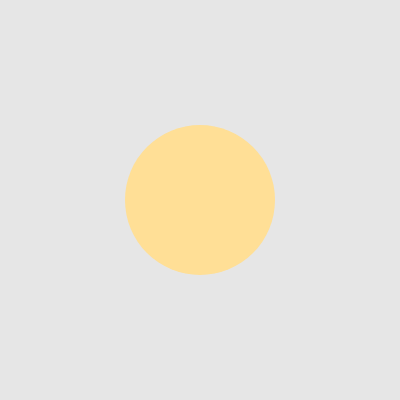
Frame 1 (no input)
Frame 60 (no input): identical to frame 1, image omitted
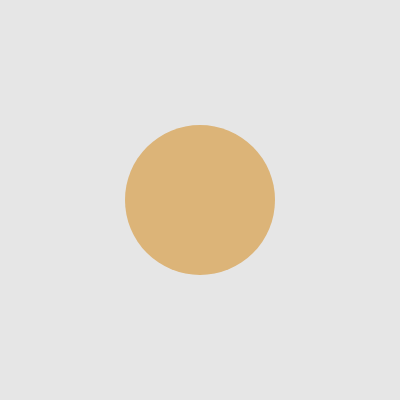
Frame 120 (the mouse pressed at the canvas centre since frame 60)

The p5.js sketch that drew these frames (run headless with seeded random() and noise() and a simulated clock; from frame 60 on, the mouse is pressed at the canvas centre):

// p5.js sketch
// ── sketch.js
// DM2008 — Activity 4a [Guided]
// Bake a Cookie (30 min)
//
// A class is a blueprint — Cookie describes what every cookie has and can do.
// Your job is to complete the class, then add movement and a flavor randomizer.
//
// Suggested order:
// 1. Add the missing properties to the constructor (sz, x, y)
// 2. Fix show() so it uses this.flavor, this.x, this.y, this.sz
// 3. Implement move() and randomFlavor()
// 4. Wire them up in keyPressed() and mousePressed()
//
// Stretch: add a second cookie with different starting values.

let cookie;

function setup() {
  createCanvas(400, 400);
  noStroke();
  cookie = new Cookie("vanilla", width / 2, height / 2, 150);
}

function draw() {
  background(230);
  cookie.show();
}

class Cookie {
  constructor(flavor, x, y, sz) {
    // this. binds each value to this specific cookie object
    // Add the missing properties below
    this.flavor = flavor;
    this.sz = sz;
    this.x = x;
    this.y = y;
  }

  show() {
    // Fix this method — it should use this.flavor, this.x, this.y, this.sz
    switch (this.flavor) {
      case "chocolate":
        fill(196, 146, 96);
        break;

      case "vanilla":
        fill(255, 223, 150);
        break;

      default:
        fill(220, 180, 120);
    }
    ellipse(this.x, this.y, this.sz);
  }

  // Add a move() method — update this.x or this.y based on which key is pressed
  move(val1,val2) {
    this.x += val1;
    this.y += val2;
  }

  // Add a randomFlavor() method — set this.flavor to one of at least 3 options
  randomFlavor() {
    this.flavor = random(["vanilla", "chocolate", "default"]);
  }
}

// Call cookie.move() when an arrow key is pressed
function keyPressed() {
  if (key == "a") {
    cookie.move(-10,0);
  }
  if (key == "d") {
    cookie.move(10,0);
  }
    if (key == "s") {
    cookie.move(0,10);
  }
   if (key == "w") {
    cookie.move(0,-10);
  }
}

// Call cookie.randomFlavor() when the mouse is clicked
function mousePressed() {
  cookie.randomFlavor();
}
